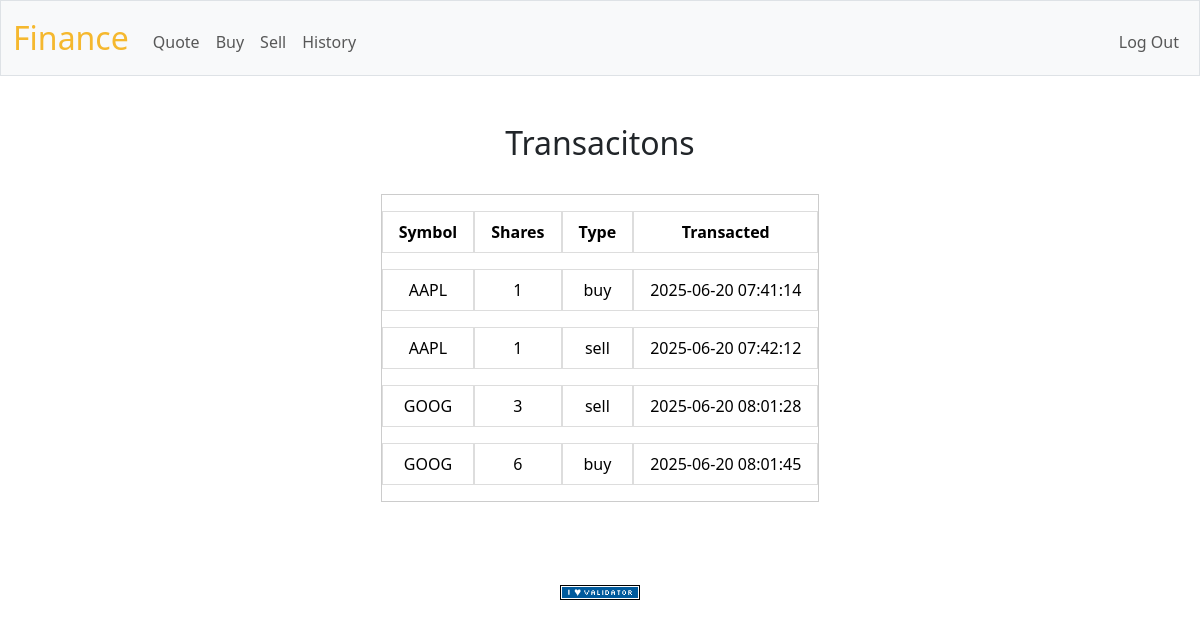
The page /history (signed in) on the database its author committed.
### tables this page shows
CREATE TABLE transactions (
  tran_id     INTEGER   PRIMARY KEY AUTOINCREMENT,
  user_id     INTEGER   NOT NULL,
  symbol      TEXT      NOT NULL,
  quantity    INTEGER   NOT NULL,
  type        TEXT      NOT NULL CHECK(type IN ('buy','sell')),
  transacted  DATETIME  NOT NULL DEFAULT CURRENT_TIMESTAMP,
  FOREIGN KEY(user_id) REFERENCES users(id)
);

### app.py (the view)
@app.route("/history")
@login_required
def history():
    user_id = session["user_id"]
    rows = db.execute("SELECT * FROM transactions WHERE user_id = ?", user_id)
    data = []
    for row in rows:
        entery = {
            "symbol": row["symbol"],
            "shares": row["quantity"],
            "type": row["type"],
            "transacted": row["transacted"],
        }
        data.append(entery)
    return render_template("transaction.html", data=data)

### app.py (called while the page is built)
@app.after_request
def after_request(response):
    response.headers["Cache-Control"] = "no-cache, no-store, must-revalidate"
    response.headers["Expires"] = 0
    response.headers["Pragma"] = "no-cache"
    return response

### helpers.py (called while the page is built)
def login_required(f):
    @wraps(f)
    def decorated_function(*args, **kwargs):
        if session.get("user_id") is None:
            return redirect("/login")
        return f(*args, **kwargs)
    return decorated_function

### templates/transaction.html
{% extends "layout.html" %} {% block title %} Transacitons {% endblock %} {%
block main %}
<div class="table">
  <h2 style="text-align: center">Transacitons</h2>
  <table style="text-align: middle" class="centered-spaced">
    <thead>
      <tr>
        <th>Symbol</th>
        <th>Shares</th>
        <th>Type</th>
        <th>Transacted</th>
      </tr>
    </thead>
    <tbody>
      {% for row in data %}
      <tr>
        <td>{{ row.symbol }}</td>
        <td>{{ row.shares }}</td>
        <td>{{ row.type }}</td>
        <td>{{ row.transacted }}</td>
      </tr>
      {% endfor %}
    </tbody>
  </table>
</div>
{% endblock %}

### templates/layout.html (shortened to what this page needs)
<!DOCTYPE html>
<html lang="en">
    <head>
        <link href="https://cdn.jsdelivr.net/npm/bootstrap@5.3.3/dist/css/bootstrap.min.css" rel="stylesheet">
        <link href="/static/styles.css" rel="stylesheet">
    </head>
    <body>
        <nav class="bg-light border navbar navbar-expand-md navbar-light">
            <div class="container-fluid">
                <a class="navbar-brand" href="/"> <span class="yellow">Finance</span></a>
                <div class="collapse navbar-collapse" id="navbar">
                    {% if session["user_id"] %}
                        <ul class="navbar-nav me-auto mt-2">
                            <li class="nav-item"><a class="nav-link" href="/quote">Quote</a></li>
                            <li class="nav-item"><a class="nav-link" href="/buy">Buy</a></li>
                            <li class="nav-item"><a class="nav-link" href="/sell">Sell</a></li>
                            <li class="nav-item"><a class="nav-link" href="/history">History</a></li>
                        </ul>
                        <ul class="navbar-nav ms-auto mt-2">
                            <li class="nav-item"><a class="nav-link" href="/logout">Log Out</a></li>
                        </ul>
                    {% else %}
                        <ul class="navbar-nav ms-auto mt-2">
                            <li class="nav-item"><a class="nav-link" href="/register">Register</a></li>
                            <li class="nav-item"><a class="nav-link" href="/login">Log In</a></li>
                        </ul>
                    {% endif %}
                </div>
            </div>
        </nav>
        <main class="container py-5 text-center">
            {% block main %}{% endblock %}
        </main>
        <footer class="mb-5">
            <form action="https://validator.w3.org/check" class="text-center" enctype="multipart/form-data" method="post" target="_blank">
                <input alt="Validate" src="/static/I_heart_validator.png" type="image">
            </form>
        </footer>
    </body>
</html>

### static/styles.css (style rules this page uses)
nav .navbar-brand { font-size: xx-large; }
nav .navbar-brand .yellow { color: #f5b82e; }
.centered-spaced { margin: 2em auto; border-collapse: separate; border-spacing: 0 1em; background-color: #fff; border: 1px solid #ccc; }
.centered-spaced th, .centered-spaced td { padding: 0.5em 1em; border: 1px solid #ddd; }

### rows shown on the page
transactions: symbol "AAPL", shares "1", type "buy", transacted "2025-06-20 07:41:14"
transactions: symbol "AAPL", shares "1", type "sell", transacted "2025-06-20 07:42:12"
transactions: symbol "GOOG", shares "3", type "sell", transacted "2025-06-20 08:01:28"
transactions: symbol "GOOG", shares "6", type "buy", transacted "2025-06-20 08:01:45"
